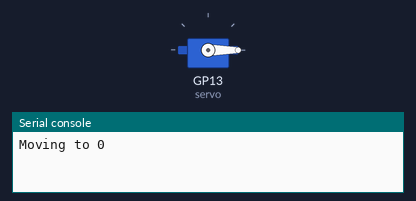
Bench run of a program on a simulated Raspberry Pi Pico running MicroPython. Parts: servo, the last lines printed to the serial console. Servo angles are drawn from the pulse width (0.5 ms = 0°, 2.5 ms = 180°). At 4.8 s the program stops and its outputs stay as they are.

Above: at 0.1 s.
At 1.1 s:
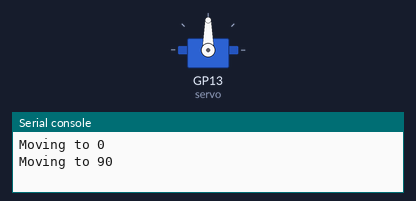
At 2.1 s:
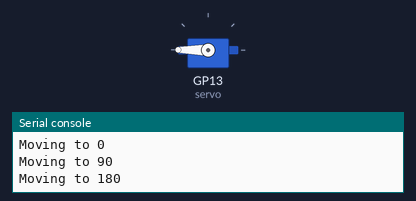
At 4.67 s:
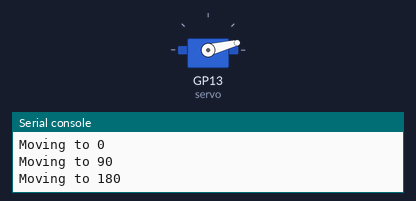
Timing chart, 0 to 6.3 s (numbered marks = the images above):
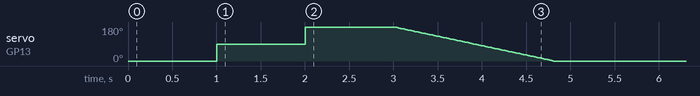

Measured:
- by itself, servo on GP13 (servo): rises from 0° to 180° in 1.0 s, then falls to 0° in 2.8 s

The program:

servo_sweep.py
```python
# Move a servo to 0, 90 and 180 degrees, then sweep smoothly
import time
from machine import PWM, Pin

SERVO_PIN = 13

# Pulse lengths (in nanoseconds) for 0 and 180 degrees.
# Adjust these if your servo doesn't reach the ends (see servo_calibrate.py)
SERVO_MIN_NS = 500_000     # 0.5 ms
SERVO_MAX_NS = 2_500_000   # 2.5 ms

# Servos expect a pulse 50 times a second (50 Hz)
servo = PWM(Pin(SERVO_PIN), freq=50, duty_u16=0)


def set_angle(angle):
    angle = max(0, min(180, angle))   # keep it between 0 and 180
    pulse = SERVO_MIN_NS + (SERVO_MAX_NS - SERVO_MIN_NS) * angle // 180
    servo.duty_ns(pulse)


for angle in (0, 90, 180):
    print("Moving to", angle)
    set_angle(angle)
    time.sleep(1)

# sweep back down 2 degrees at a time
for angle in range(180, -1, -2):
    set_angle(angle)
    time.sleep_ms(20)

servo.duty_u16(0)   # stop sending pulses: the servo relaxes
```
